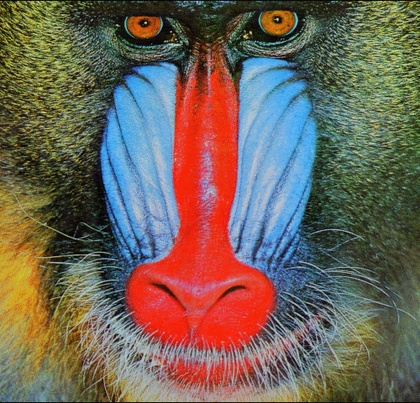
%> input picture baboon.jpg, 420 x 403 px, shrunk from 500 x 480 before the run
$ octave hist_eq_practice.m   (GNU Octave 9; MATLAB toolbox functions it lacks are replaced by stand-ins)
%> lines starting %> are read from the running program, lines starting %| are printed output that depends on the picture
img=imread("baboon.jpg");
%> img is the input picture: size 403x420x3 uint8; mean R, G, B 113.1, 100.4, 88.7
gimg=rgb2gray(img);
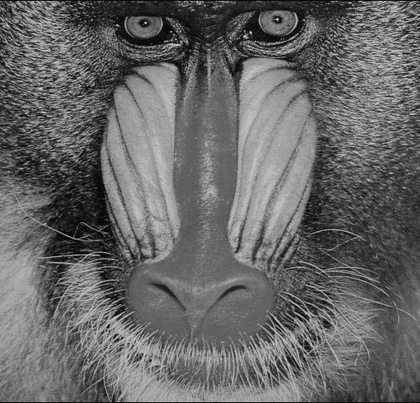
%> gimg: size 403x420 uint8; min 1, max 227, mean 102.9
img_copy=gimg;
s=gimg;
n=size(gimg);
%> n = [403 420]
b=zeros(256,1);
for i=1:n(1)
  for j=1:n(2)
    val=gimg(i,j);
    b(val+1,1)+=1;
  endfor
endfor
%> after the loop, b = 256 values, max 1949 at index 97, min 0 at index 1, mean 661.2
e=b;
%> e has the same summary as b
sum1=0;
for i=1:256
  sum1=sum1+b(i,1);
endfor
%> this loop made 256 passes
%> sum1 on passes 1 to 3: 0, 21, 47
%> after the loop, sum1 = 169260
for i=1:256
  b(i,1)=b(i,1)/sum1;
endfor
%> after the loop, b = 256 values, max 0.0115 at index 97, min 0 at index 1, mean 0.00391
for i=2:256
  b(i,1)=b(i,1)+b(i-1,1);
endfor
%> after the loop, b = 256 values from 0 to 1
for i=1:256
  b(i,1)=b(i,1)*255;
  b(i,1)=(uint8)(b(i,1));
endfor
%> after the loop, b = 256 values from 0 to 255
c=zeros(256,1);
for i=1:n(1)
  for j=1:n(1)
    val1=b(gimg(i,j)+1,1);
    c(val1+1,1)+=1;
  endfor
endfor
%> after the loop, c = 256 values, max 1867 at index 117, min 0 at index 32, mean 634.4
for i=1:n(1)
  for j=1:n(2)
    s(i,j)=b(gimg(i,j)+1,1);
  endfor
endfor
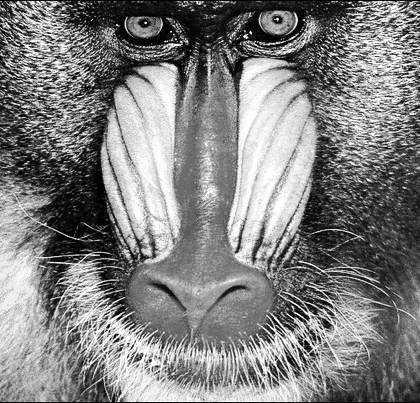
%> s: size 403x420 uint8; min 0, max 255, mean 128.3
subplot(2,2,1),imshow(img_copy);
subplot(2,2,2),bar(e);
subplot(2,2,3),imshow(s);
subplot(2,2,4),bar(c);
%> after `bar(c)`:
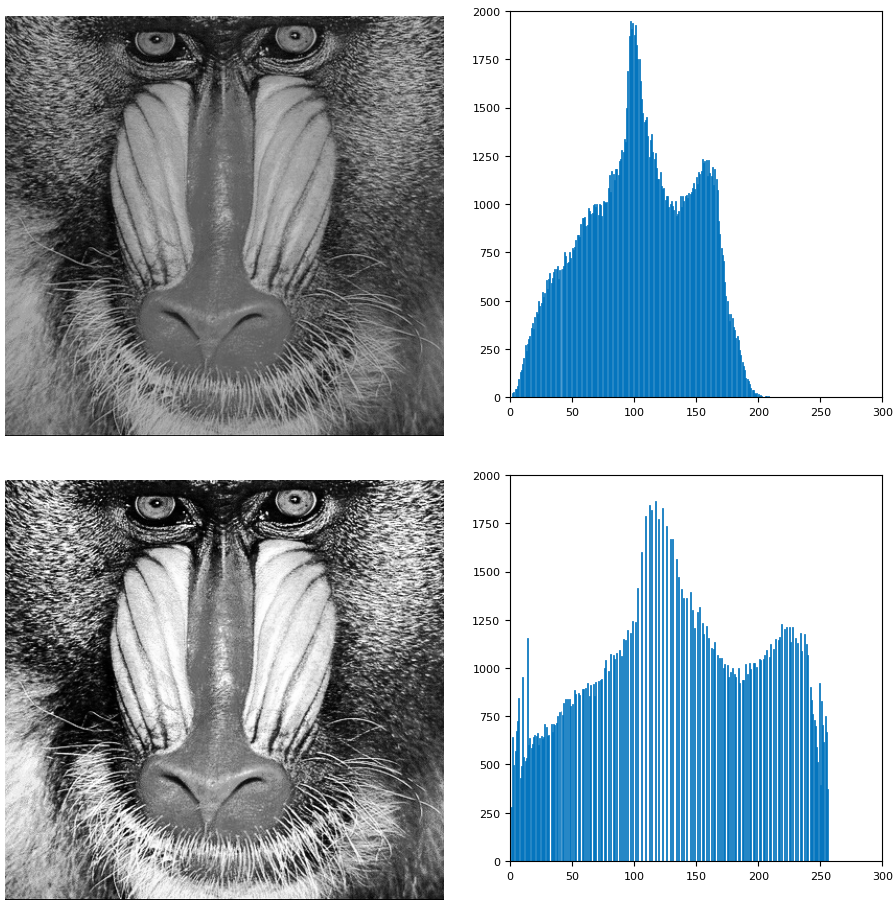
%> figure redrawn from the program's plot data, 4 panels
